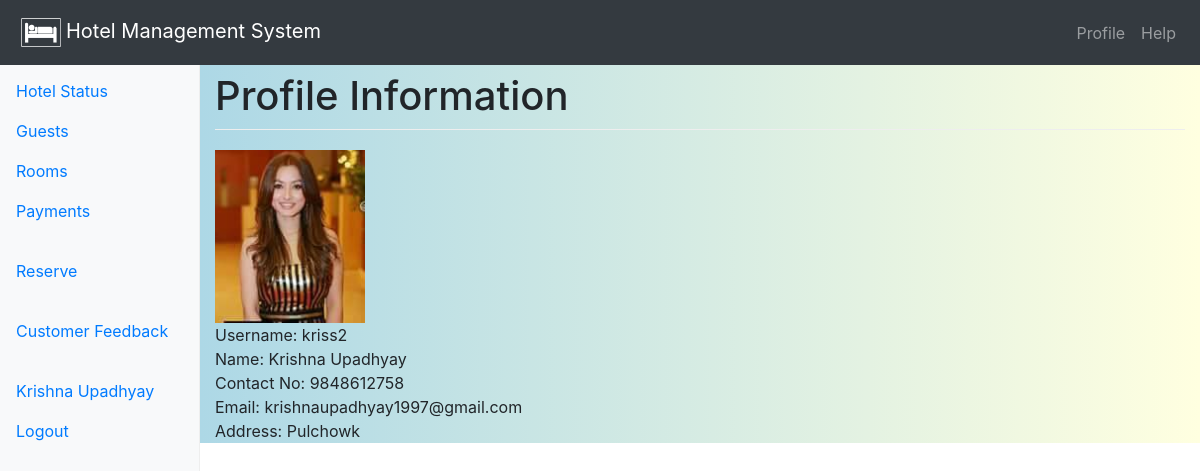
Screenshot of /profile/ (signed in) with the database file from the repository.
### main/models.py (models this page shows, shortened)
@python_2_unicode_compatible
class Staff(models.Model):
    profile_picture = models.ImageField(upload_to='staff_img/', default='images/staff.png')
    staff_id = models.AutoField(primary_key=True)
    first_name = models.CharField(max_length=50)
    middle_name = models.CharField(max_length=50, null=False, blank=True)
    last_name = models.CharField(max_length=50)
    contact_no = models.CharField(max_length=15)
    address = models.CharField(max_length=100)
    email_address = models.EmailField()
    user = models.OneToOneField(User, on_delete=models.SET_NULL, null=True, editable=False)
    class Meta:
        ordering = ['first_name', 'middle_name', 'last_name']
        permissions = (("can_view_staff", "Can view staff"), ('can_view_staff_detail', 'Can view staff detail'))

### main/views.py (the view)
# urls.py: path('profile/', login_required(views.ProfileView.as_view()), name='profile'),
class ProfileView(generic.TemplateView):
    template_name = 'profile.html'
    title = "Profile"
    extra_context = {'title': title}
    def get_context_data(self, **kwargs):
        context = super().get_context_data(**kwargs)
        if self.request.user.is_authenticated:
            context['information'] = get_object_or_404(Staff, user=self.request.user)
            context['user_information'] = self.request.user
        else:
            raise Http404("Your are not logged in.")
        return context

### main/templates/profile.html
{% extends 'base.html' %}
{% load static %}
{% block content-title %}
    <h1>Profile Information</h1>
{% endblock %}
{% block main-content %}
    <img src="{{ MEDIA_URL }}{{ information.profile_picture }}"/><br/>
    Username: {{ user_information.username }}<br/>
    Name: {{ information.first_name }} {{ information.middle_name }} {{ information.last_name }}<br/>
    Contact No: {{ information.contact_no }}<br/>
    Email: {{ information.email_address }}<br/>
    Address: {{ information.address }}<br/>
{% endblock %}

### main/templates/base.html (shortened to what this page needs)
{% load i18n %}
<!doctype html>
<html lang="en">
<head>
    <link rel="stylesheet" href="https://maxcdn.bootstrapcdn.com/bootstrap/4.0.0/css/bootstrap.min.css"
>
    <link rel="stylesheet" href="//code.jquery.com/ui/1.12.1/themes/base/jquery-ui.css">
    {% load static %}
    <link href="{% static 'css/styles.css' %}" rel="stylesheet">
</head>
<body>
<header>
    <nav class="navbar navbar-expand-md navbar-dark fixed-top bg-dark">
        <a class="navbar-brand" href="{% url 'index' %}">
            <img src="{% static "/img/hotel-fav-icon.png" %}" style="width:50px; height=50px; padding:5px;">Hotel Management System</a>
        <div class="collapse navbar-collapse justify-content-end" id="top_navbar">
            <ul class="navbar-nav">
                {% block navbar-items %}
                    {% if user.is_authenticated %}
                        <li class="nav-item">
                            <a class="nav-link" href="{% url 'profile' %}">Profile</a>
                        </li>
                    {% endif %}
                    <li class="nav-item">
                        <a class="nav-link" href="#">Help</a>
                    </li>
                {% endblock %}
            </ul>
        </div>
    </nav>
</header>
<div class="container-fluid">
    <div class="row">
        {% block sidebar %}
            <nav class="col-sm-3 col-md-2 d-none d-sm-block bg-light sidebar">
                {% block sidebar-items %}
                    <ul class="nav nav-pills flex-column">
                        <li class="nav-item">
                            <a class="nav-link" href="{% url 'index' %}">Hotel
                                Status</a>
                        </li>
                        <li class="nav-item">
                            <a class="nav-link" href="{% url 'guest-list' %}">Guests</a>
                        </li>
                        <li class="nav-item">
                            <a class="nav-link" href="{% url 'rooms' %}">Rooms</a>
                        </li>
                        <li class="nav-item">
                            <a class="nav-link" href="{% url 'payment-index' %}">Payments</a>
                        </li>
                    </ul>
                    {% if user.is_superuser %}
                    <ul class="nav nav-pills flex-column">
                        <li class="nav-item">
                            <a class="nav-link" href="{% url 'reservations' %}">Reservations</a>
                        </li>
                        <li class="nav-item">
                            <a class="nav-link" href="{% url 'check_in-list' %}">Check-ins</a>
                        </li>
                        <li class="nav-item">
                            <a class="nav-link" href="{% url 'check_out-list' %}">Check-outs</a>
                        </li>
                    </ul>
                    {% else %}
                    <ul class="nav nav-pills flex-column">
                        <li class="nav-item">
                            <a class="nav-link" href="{% url 'reserve' %}">Reserve</a>
                        </li>
                    </ul>
                    {% endif %}
                    <ul class="nav nav-pills flex-column">
                        <li class="nav-item">
                            <a class="nav-link" href="#">Customer Feedback</a>
                        </li>
                    </ul>
                    <ul class="nav nav-pills flex-column">
                        {% block login-status %}
                            {% if user.is_authenticated %}
                                <li class="nav-item">
                                    <a class="nav-link" href="#">{{ user.first_name }} {{ user.last_name }}</a>
                                    <a class="nav-link" href="{% url 'logout' %}?next={{ request.path }}">Logout</a>
                                </li>
                            {% endif %}
                        {% endblock %}
                    </ul>
                {% endblock %}
            </nav>
        {% endblock %}
        <main role="main" class="col-sm-9 ml-sm-auto col-md-10 pt-3"
              style="background: linear-gradient(to right, lightblue, lightyellow)">
            {% block content-title %}{% endblock %}
            {% block main-content %}{% endblock %}
        </main>
    </div>
</div>
{% load static %}
</body>
</html>

### main/static/css/styles.css (style rules this page uses)
body { padding-top: 3.5rem; }
h1 { padding-bottom: 9px; margin-bottom: 20px; border-bottom: 1px solid #eee; }
.sidebar { position: fixed; top: 51px; bottom: 0; left: 0; z-index: 1000; padding: 20px 0; overflow-x: hidden; overflow-y: auto; border-right: 1px solid #eee; }
.sidebar .nav { margin-bottom: 20px; }
.sidebar .nav-item { width: 100%; }
.sidebar .nav-item + .nav-item { margin-left: 0; }
.sidebar .nav-link { border-radius: 0; }

### rows the page displays
Staff: profile_picture (picture), first_name "Krishna", last_name "Upadhyay", contact_no "9848612758", email_address "krishnaupadhyay1997@gmail.com", address "Pulchowk"

### other values shown
{{ user.first_name }} "Krishna"
{{ user.last_name }} "Upadhyay"
{{ user_information.username }} "kriss2"
